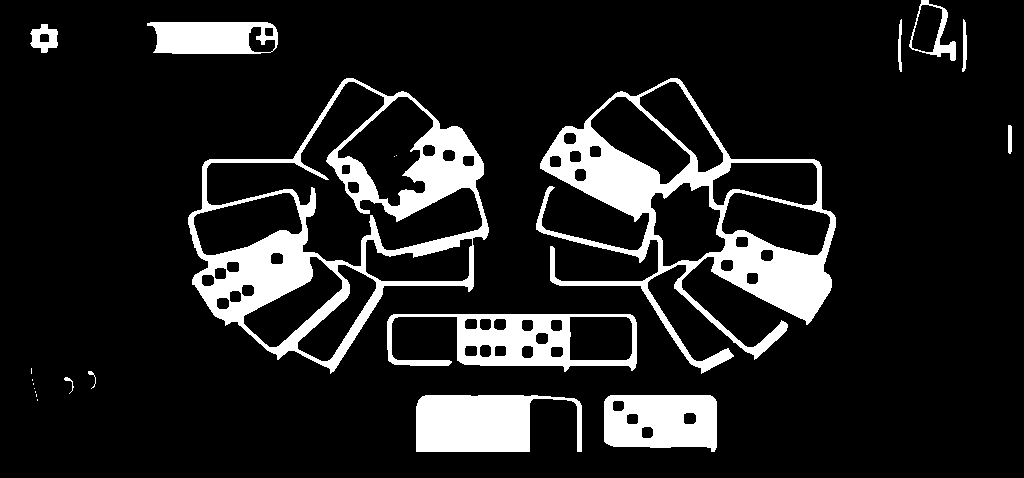
#> input picture debug/mask.png, 1024 x 478 px
$ python main.py --image debug/mask.png
#> lines starting #> are read from the running program, lines starting #| are printed output that depends on the picture; after the words box and inside, x2 and y2 are one past the last pixel; in counts of white or black regions, pixels touching at a corner belong together
### vision.py
import cv2, numpy as np
import config

WORK_W = 1024  # all detection runs on a downscaled copy

def downscale(img):
    s = WORK_W / img.shape[1]
    return cv2.resize(img, None, fx=s, fy=s, interpolation=cv2.INTER_AREA), s

def normalize(img):
    """Rotate portrait captures to landscape. Returns (img, rot) where rot is None or 'ccw'."""
    if img.shape[0] > img.shape[1]:
        return cv2.rotate(img, cv2.ROTATE_90_COUNTERCLOCKWISE), "ccw"
    return img, None

# [6 lines left out: function unrotate_point, not called in this run]

# Tile geometry is expressed relative to WORK_W**2 so it scales with the working resolution.
# Reference (1024 wide): board tile ~110x58 = 6400 px, hand tile ~41x57 = 2300 px.
_REF = float(WORK_W * WORK_W)
BOARD_AREA = (0.0025 * _REF, 0.03 * _REF)
HAND_AREA = (0.0008 * _REF, 0.012 * _REF)
BOARD_RATIO = (1.4, 2.8)
HAND_RATIO = (1.2, 3.2)
BOARD_CLOSE = 15      # board mask: close pips, then open to strip face-down rims (px at WORK_W)
BOARD_OPEN = 21
MIN_SOLID = 0.7        # fraction of the blob that is cream; face-down tile borders fail this
MIN_FILL = 0.6         # blob area / min-area-rect area
# (S max, V min) tried in order; second is a looser fallback for bright or washed-out displays
MASK_TIERS = [(None, None), (100, 160)]

def _crop(img, region):
    H, W = img.shape[:2]
    x, y, w, h = region
    x0, y0 = int(x * W), int(y * H)
    return img[y0:y0 + int(h * H), x0:x0 + int(w * W)], (x0, y0)

def _tile_mask(img, s_max=None, v_min=None, close_k=7, open_k=0):
    s_max = config.TILE_S_MAX if s_max is None else s_max
    v_min = config.TILE_V_MIN if v_min is None else v_min
    hsv = cv2.cvtColor(img, cv2.COLOR_BGR2HSV)
    m = cv2.inRange(hsv, (0, 0, v_min), (180, s_max, 255))
    ell = cv2.MORPH_ELLIPSE
    m = cv2.morphologyEx(m, cv2.MORPH_CLOSE, cv2.getStructuringElement(ell, (close_k, close_k)))  # fill pips so tile is one blob
    if open_k:
        # remove thin cream rims of face-down tiles that would otherwise join face-up tiles into one blob
        m = cv2.morphologyEx(m, cv2.MORPH_OPEN, cv2.getStructuringElement(ell, (open_k, open_k)))
    return m

def _candidates(crop, ox, oy, area_rng, ratio_rng, tier, close_k=7, open_k=0):
    """Return list of dicts describing every blob and whether it looks like a tile."""
    mask = _tile_mask(crop, *tier, close_k=close_k, open_k=open_k)
    cnts, _ = cv2.findContours(mask, cv2.RETR_EXTERNAL, cv2.CHAIN_APPROX_SIMPLE)
    out = []
    for c in cnts:
        area = cv2.contourArea(c)
        if area < 30:
            continue
        rect = cv2.minAreaRect(c)
        (cx, cy), (w, h), _ = rect
        ratio = max(w, h) / max(1.0, min(w, h))
        fill = area / max(1.0, w * h)
        filled = np.zeros(mask.shape, np.uint8)
        cv2.drawContours(filled, [c], -1, 255, -1)
        solid = cv2.countNonZero(cv2.bitwise_and(mask, filled)) / max(1.0, float(cv2.countNonZero(filled)))
        reason = None
        if area < area_rng[0]:
            reason = f"area {area:.0f} < {area_rng[0]:.0f}"
        elif area > area_rng[1]:
            reason = f"area {area:.0f} > {area_rng[1]:.0f}"
        elif not (ratio_rng[0] <= ratio <= ratio_rng[1]):
            reason = f"ratio {ratio:.2f}"
        elif fill < MIN_FILL:
            reason = f"fill {fill:.2f}"
        elif solid < MIN_SOLID:
            reason = f"solid {solid:.2f}"
        box = (cv2.boxPoints(rect) + (ox, oy)).astype(np.int32)
        out.append({"c": c, "box": box, "reason": reason, "area": area, "ratio": ratio, "fill": fill,
                    "solid": solid, "ok": reason is None, "mask": mask, "ox": ox, "oy": oy})
    return out

def _record(cands, log):
    if log is None:
        return
    for k in cands:
        log.append({"box": k["box"], "ok": k["ok"], "text": k["reason"] or "ok"})

def _count_pips(warp):
    """Count pips in each half of an upright tile warp. Returns (left, right)."""
    hsv = cv2.cvtColor(warp, cv2.COLOR_BGR2HSV)
    h_, s_, v_ = hsv[..., 0], hsv[..., 1], hsv[..., 2]
    pip = ((s_ > 70) | (v_ < 130)).astype(np.uint8) * 255
    S, L = pip.shape[:2]
    mid = L / 2
    # An overlay such as the tutorial pointing hand can merge with pips into one large blob that
    # touches the tile edge. Inside such blobs only, strip skin-coloured pixels (bright, moderately
    # saturated orange) so the pips underneath separate out again. Ordinary pips are left untouched.
    skin = ((h_ <= 25) & (s_ < 180) & (v_ > 150)).astype(np.uint8) * 255
    n, lab, st, _ = cv2.connectedComponentsWithStats(pip)
    big = np.zeros(n, bool)
    for i in range(1, n):
        x, y, w, h, a = st[i]
        touches = x <= 0 or y <= 0 or x + w >= L or y + h >= S
        big[i] = touches or a > 0.1 * S * mid
    pip[big[lab] & (skin > 0)] = 0
    pip = cv2.morphologyEx(pip, cv2.MORPH_OPEN, np.ones((3, 3), np.uint8))
    cnts, _ = cv2.findContours(pip, cv2.RETR_EXTERNAL, cv2.CHAIN_APPROX_SIMPLE)
    min_a = 0.012 * S * mid
    halves = ([], [])
    for c in cnts:
        x, y, w, h = cv2.boundingRect(c)
        # blobs touching the warp edge are background showing past a loose tile rect, not pips
        if x <= 0 or y <= 0 or x + w >= L or y + h >= S:
            continue
        a = cv2.contourArea(c)
        if a < min_a:
            continue
        m = cv2.moments(c)
        cx = m["m10"] / m["m00"] if m["m00"] else x + w / 2
        halves[0 if cx < mid else 1].append(a)
    allv = halves[0] + halves[1]
    if not allv:
        return 0, 0
    med = np.median(allv)
    # slivers well below a typical pip are background/shading; merged blobs count as several pips
    return tuple(min(6, int(sum(round(a / med) for a in h if a >= 0.6 * med))) for h in halves)

def read_tile(img, contour):
    """Return (value_a, value_b, centre_xy) for one face-up tile contour."""
    rect = cv2.minAreaRect(contour)
    (cx, cy), (w, h), ang = rect
    long_, short_ = max(w, h), min(w, h)
    box = cv2.boxPoints(rect).astype(np.float32)
    # order box so that the first edge is the long side
    if np.linalg.norm(box[0] - box[1]) < np.linalg.norm(box[1] - box[2]):
        box = np.roll(box, 1, axis=0)
    L, S = int(long_), int(short_)
    if L < 10 or S < 10:
        return None
    dst = np.array([[0, 0], [L, 0], [L, S], [0, S]], np.float32)
    M = cv2.getPerspectiveTransform(box, dst)
    warp = cv2.warpPerspective(img, M, (L, S))
    a, b = _count_pips(warp)
    return a, b, (cx, cy)

def find_hand(img_small, log=None):
    crop, (ox, oy) = _crop(img_small, config.HAND_REGION)
    for tier in MASK_TIERS:
        cands = _candidates(crop, ox, oy, HAND_AREA, HAND_RATIO, tier)
        _record(cands, log)
        good = [k for k in cands if k["ok"]]
        # prefer solid, well-filled blobs; ties go to the bigger one
        for k in sorted(good, key=lambda k: -(k["solid"] + k["fill"]) * k["area"]):
            t = read_tile(crop, k["c"])
            if t:
                a, b, (cx, cy) = t
                return {"vals": (a, b), "pos": (cx + ox, cy + oy)}
    return None

def find_board(img_small, log=None):
    crop, (ox, oy) = _crop(img_small, config.BOARD_REGION)
    for tier in MASK_TIERS:
        cands = _candidates(crop, ox, oy, BOARD_AREA, BOARD_RATIO, tier, BOARD_CLOSE, BOARD_OPEN)
        _record(cands, log)
        tiles = []
        for k in cands:
            if not k["ok"]:
                continue
            t = read_tile(crop, k["c"])
            if t:
                a, b, (tx, ty) = t
                tiles.append({"vals": (a, b), "pos": (tx + ox, ty + oy)})
        if tiles:
            return tiles
    return []

def debug_dump(img_small, log, hand, tiles, mask_path, out_path):
    """Write the cream mask and an image with every candidate blob and its verdict."""
    cv2.imwrite(mask_path, _tile_mask(img_small, close_k=BOARD_CLOSE, open_k=BOARD_OPEN))
    out = img_small.copy()
    H, W = out.shape[:2]
    for region, col in ((config.BOARD_REGION, (255, 255, 0)), (config.HAND_REGION, (255, 0, 255))):
        x, y, w, h = region
        cv2.rectangle(out, (int(x * W), int(y * H)), (int((x + w) * W), int((y + h) * H)), col, 1)
    for k in log:
        col = (0, 200, 0) if k["ok"] else (0, 0, 255)
        cv2.polylines(out, [k["box"]], True, col, 1)
        p = k["box"][0]
        cv2.putText(out, k["text"], (int(p[0]), int(p[1]) - 2), cv2.FONT_HERSHEY_SIMPLEX, 0.35, col, 1)
    cv2.imwrite(out_path, out)
    annotate(out, hand, tiles, out_path)

def annotate(img_small, hand, tiles, path):
    out = img_small.copy()
    for t in tiles:
        cv2.putText(out, f"{t['vals'][0]}|{t['vals'][1]}", (int(t["pos"][0]) - 20, int(t["pos"][1])),
                    cv2.FONT_HERSHEY_SIMPLEX, 0.6, (0, 0, 255), 2)
    if hand:
        cv2.putText(out, f"H {hand['vals'][0]}|{hand['vals'][1]}", (int(hand["pos"][0]) - 30, int(hand["pos"][1])),
                    cv2.FONT_HERSHEY_SIMPLEX, 0.6, (255, 0, 0), 2)
    cv2.imwrite(path, out)

### main.py
import argparse, time, os, cv2, numpy as np
import config, vision, strategy, screens
from device import Device

def tap_px(dev, x, y, rot, orig_w):
    """Tap a pixel given in the normalized (landscape) full-res frame."""
    dev.tap_px(*vision.unrotate_point(x, y, rot, orig_w))

def once(img, name_note=""):
    """Analyse one capture, print results, write debug images. Returns (hand, tiles)."""
    os.makedirs("debug", exist_ok=True)
    cv2.imwrite("debug/raw.png", img)
    h, w = img.shape[:2]
    print(f"capture: {w}x{h} ({'portrait' if h > w else 'landscape'})")
    img, rot = vision.normalize(img)
    if rot:
        print("portrait capture: rotated to landscape for detection (taps are mapped back)")
    small, _ = vision.downscale(img)
    log = []
    hand = vision.find_hand(small, log)
    tiles = vision.find_board(small, log)
    print("hand:", hand and hand["vals"], "board:", [t["vals"] for t in tiles])
    vision.debug_dump(small, log, hand, tiles, "debug/mask.png", "debug/once.png")
    print(f"{len(log)} candidate blobs; rejected ones are red in debug/once.png with the reason")
    if hand is None or not tiles:
        print("Nothing found: open debug/raw.png and debug/once.png. If the game is not visible in raw.png, "
              "the capture is wrong. Otherwise adjust regions/TILE_S_MAX/TILE_V_MIN in config.py.")
    return hand, tiles

POLL_EVERY = 0.3      # seconds between re-reads when no gameplay is visible
POLL_TOTAL = 4.0      # how long a frame may look "empty" before it counts as an unknown screen

class Bot:
    """Decision loop. Gameplay frames never reach screens.match or screens.teach."""
    # [12 lines left out: functions __init__, analyse, not called in this run]

    @staticmethod
    def is_gameplay(a):
        return a["hand"] is not None or len(a["tiles"]) > 0

    def tap_frac_game(self, a, fx, fy):
        tap_px(self.dev, fx * a["img"].shape[1], fy * a["img"].shape[0], a["rot"], a["raw"].shape[1])

    def draw(self, a):
        self.tap_frac_game(a, *config.DECK_TAP)

    # [73 lines left out: functions gameplay, step, _non_gameplay, not called in this run]

def main():
    ap = argparse.ArgumentParser()
    ap.add_argument("--serial")
    ap.add_argument("--debug", action="store_true", help="save annotated frames to ./debug")
    ap.add_argument("--image", help="run --once style detection on a saved screenshot, no phone needed")
    ap.add_argument("--once", action="store_true", help="analyse one frame, print tiles, no tapping")
    args = ap.parse_args()
    if args.image:
        img = cv2.imread(args.image)
#> img is the input picture: shape (478, 1024, 3); 13% white; 22 white regions (9 under 20 px), largest, box (x1, y1, x2, y2) and area: (188, 78, 489, 374) 19997, (536, 78, 836, 374) 19896, (416, 395, 582, 452) 6860
        if img is None:
            raise SystemExit(f"cannot read image: {args.image}")
        once(img)
#| capture: 1024x478 (landscape)
#> in find_hand, `crop, (ox, oy) = _crop(img_small, config.HAND_REGION)`: crop: shape (133, 256, 3); 21.2% white; 5 white regions, box (x1, y1, x2, y2) and area: (41, 51, 154, 108) 5425, (0, 0, 74, 28) 696, (114, 0, 171, 30) 548, (0, 53, 19, 108) 300, (174, 0, 209, 16) 245
#> in find_hand, `crop, (ox, oy) = _crop(img_small, config.HAND_REGION)`: ox = 563; oy = 344
#> the loop in find_hand, `for tier in MASK_TIERS:` made 1 pass
#> pass 1, in _tile_mask, `m = cv2.morphologyEx(m, cv2.MORPH_CLOSE, cv2.getStructuringElement(ell..`:
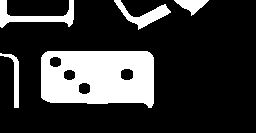
#> m: shape (133, 256); 21.4% white; 5 white regions, box (x1, y1, x2, y2) and area: (41, 51, 154, 108) 5463, (0, 0, 74, 28) 708, (114, 0, 171, 30) 549, (0, 53, 19, 108) 300, (174, 0, 209, 16) 277
#> pass 1, in read_tile, `warp = cv2.warpPerspective(img, M, (L, S))`:
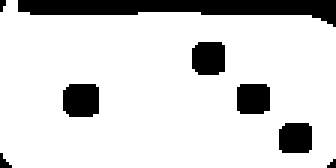
#> warp: shape (56, 112, 3) (shown 3 times larger); 84.2% white; 8 black regions (3 under 20 px), largest, box (x1, y1, x2, y2) and area: (6, 0, 112, 9) 522, (21, 28, 33, 39) 123, (64, 14, 75, 25) 112, (79, 28, 90, 38) 105, (93, 41, 104, 51) 104
#> in once, `hand = vision.find_hand(small, log)`: hand = {'vals': (1, 3), 'pos': (660, 423)}
#> in find_board, `crop, (ox, oy) = _crop(img_small, config.BOARD_REGION)`:
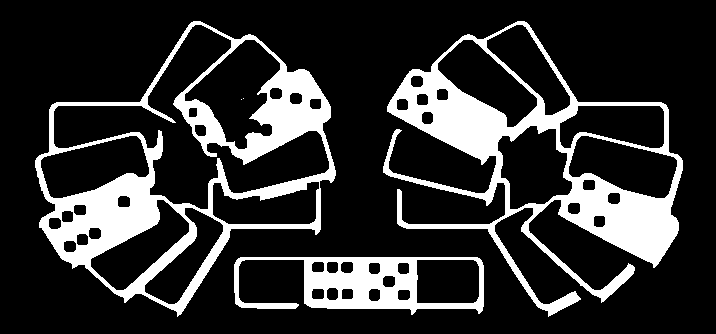
#> crop: shape (334, 716, 3); 19.3% white; 5 white regions (2 under 20 px), largest, box (x1, y1, x2, y2) and area: (35, 21, 336, 317) 19997, (383, 21, 683, 317) 19896, (234, 257, 484, 315) 6203
#> in find_board, `crop, (ox, oy) = _crop(img_small, config.BOARD_REGION)`: ox = 153; oy = 57
#> the loop in find_board, `for tier in MASK_TIERS:` made 1 pass
#> pass 1, in _tile_mask (call 2), `m = cv2.morphologyEx(m, cv2.MORPH_OPEN, cv2.getStructuringElement(ell,..`:
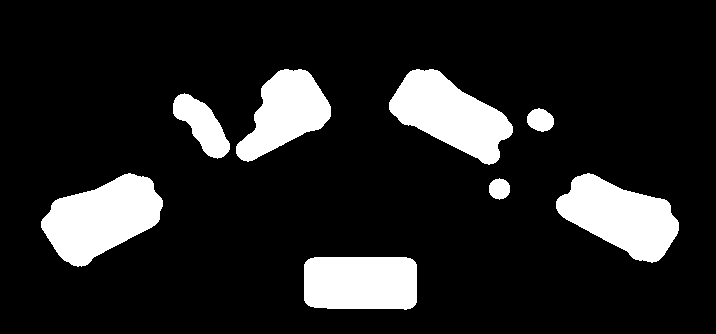
#> m: shape (334, 716); 13.9% white; 8 white regions, largest, box (x1, y1, x2, y2) and area: (41, 173, 163, 267) 6973, (389, 69, 513, 165) 6425, (556, 173, 679, 263) 6411
#> in once, `tiles = vision.find_board(small, log)`: tiles = 5 items
#| hand: (1, 3) board: [(5, 6), (0, 4), (1, 6), (0, 5), (3, 0)]
#> in _tile_mask (call 3), `hsv = cv2.cvtColor(img, cv2.COLOR_BGR2HSV)`: hsv: shape (478, 1024, 3); mean H, S, V 0, 0, 33.1
#> in _tile_mask (call 3), `m = cv2.morphologyEx(m, cv2.MORPH_CLOSE, cv2.getStructuringElement(ell..`: m: shape (478, 1024); 14.7% white; 20 white regions (9 under 20 px), largest, box (x1, y1, x2, y2) and area: (188, 78, 489, 374) 23144, (536, 78, 836, 374) 22283, (387, 314, 637, 372) 7590
#> in _tile_mask (call 3), `m = cv2.morphologyEx(m, cv2.MORPH_OPEN, cv2.getStructuringElement(ell,..`: m: shape (478, 1024); 10.2% white; 13 white regions, largest, box (x1, y1, x2, y2) and area: (194, 230, 316, 324) 6973, (542, 126, 666, 222) 6425, (709, 230, 832, 320) 6411
#> after the loop in debug_dump, `for region, col in ((config.BOARD_REGION, (255, 255, 0)), (config.HAND..`: out: shape (478, 1024, 3); 0.54% of pixels changed, all inside (x1, y1, x2, y2) = (153, 57, 871, 478)
#> after the loop in debug_dump, `for k in log:`:
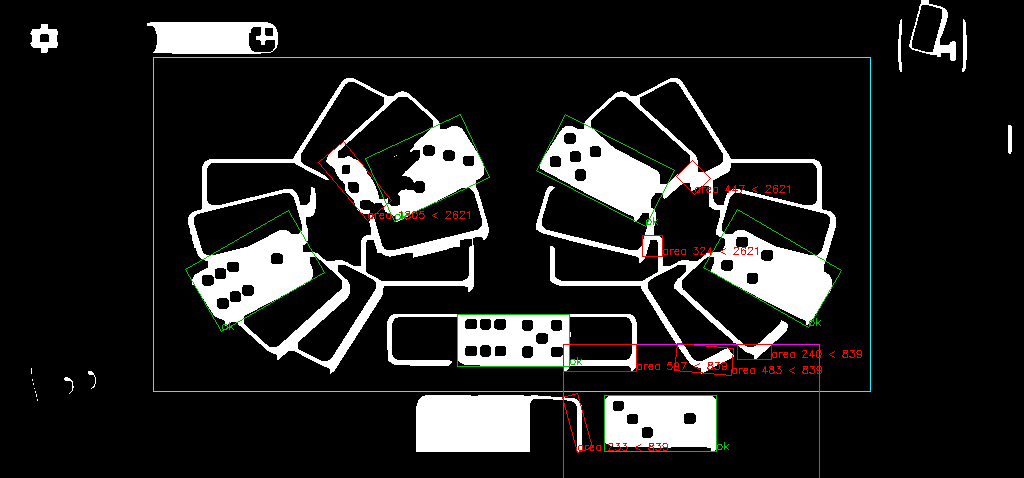
#> out: shape (478, 1024, 3); mean B, G, R 33.7, 34.4, 33.8
#> the loop in annotate, `for t in tiles:` made 5 passes
#> t on passes 1 to 5: {'vals': (5, 6), 'pos': (513, 340)}, {'vals': (0, 4), 'pos': (772.6, 268.6)}, {'vals': (1, 6), 'pos': (255.2, 271)}, {'vals': (0, 5), 'pos': (605.3, 170.5)}, {'vals': (3, 0), 'pos': (427.3, 168.1)}
#> after the loop in annotate, `for t in tiles:`:
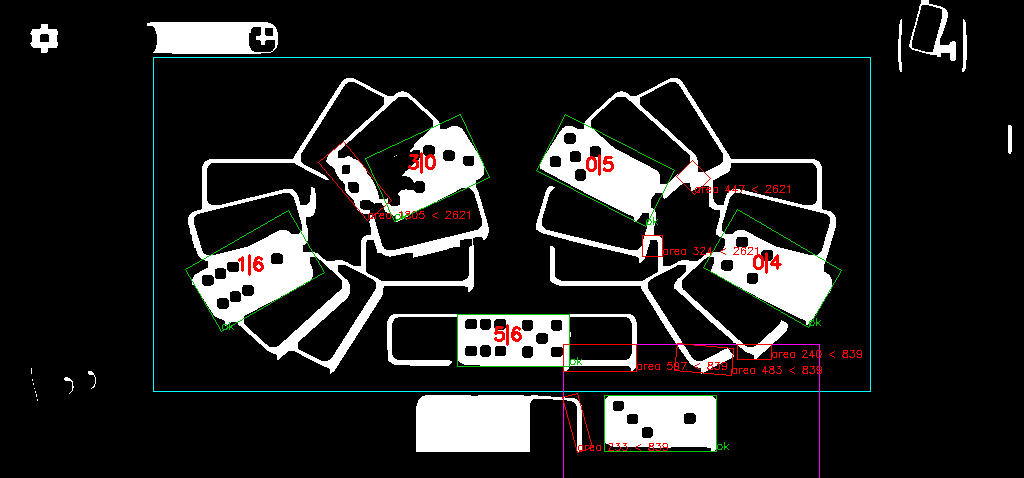
#> out: shape (478, 1024, 3); 0.27% of pixels changed, all inside (x1, y1, x2, y2) = (238, 152, 782, 346)
#> in annotate, `cv2.putText(out, f"H {hand['vals'][0]}|{hand['vals'][1]}", (int(hand["..`:
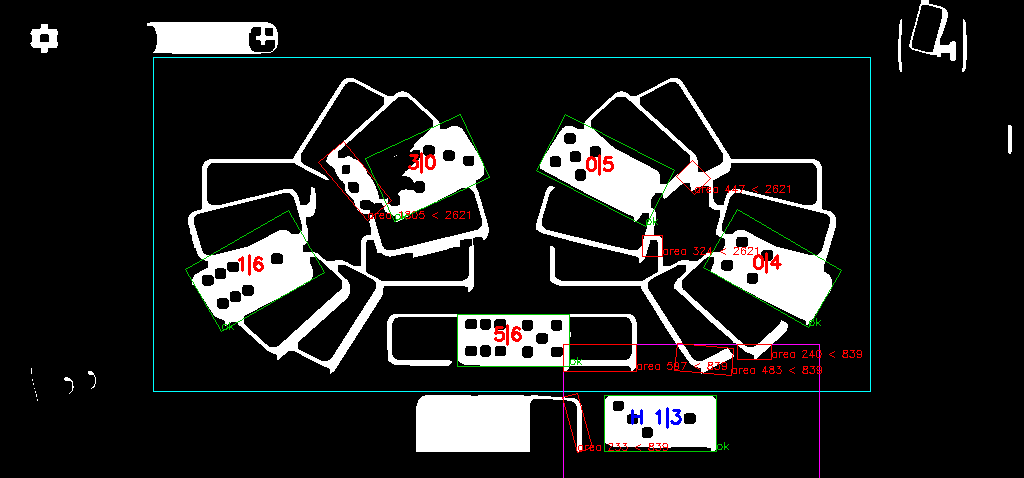
#> out: shape (478, 1024, 3); 0.06% of pixels changed, all inside (x1, y1, x2, y2) = (631, 407, 682, 429)
        return
    dev = Device(args.serial)
    if args.debug or args.once:
        os.makedirs("debug", exist_ok=True)
    if args.once:
        once(dev.screenshot())
        return
    bot = Bot(dev, debug=args.debug)
    while True:
        bot.step()

if __name__ == "__main__":
    main()
